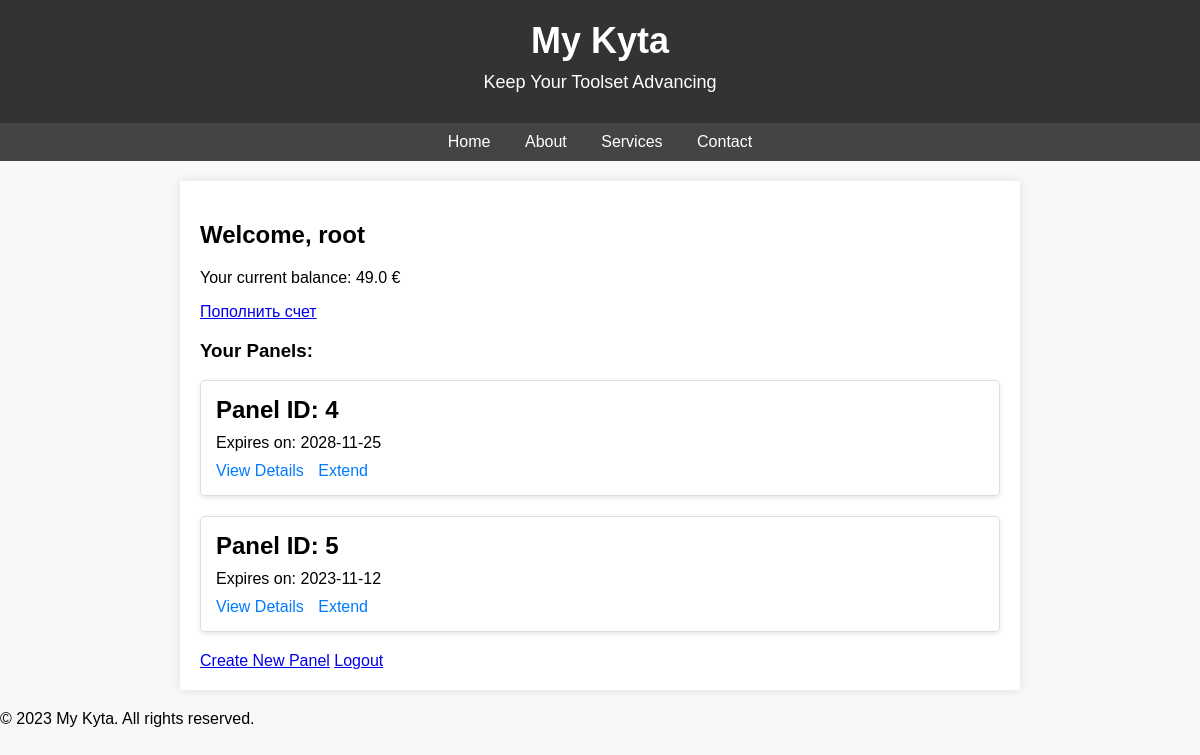
Page /dashboard (signed in) on the committed database.
### app/models.py (models this page shows, shortened)
class User(UserMixin, db.Model):
    id = db.Column(db.Integer, primary_key=True)
    username = db.Column(db.String(64), unique=True, nullable=False)
    password_hash = db.Column(db.String(128))
    balance = db.Column(db.Float, default=0.0)  # текущий баланс пользователя
    panels = db.relationship('Panel', backref='owner', lazy=True)

class Panel(db.Model):
    id = db.Column(db.Integer, primary_key=True)
    unique_url = db.Column(db.String(36), unique=True, nullable=False)
    activated_on = db.Column(db.DateTime, index=True, default=None, nullable=True)  # Дата активации
    expires_on = db.Column(db.DateTime, index=True, default=None, nullable=True)    # Дата истечения
    last_accessed = db.Column(db.DateTime, index=True, default=datetime.utcnow)
    user_id = db.Column(db.Integer, db.ForeignKey('user.id'))
    post_requests = db.relationship('PostRequest', backref='panel', lazy=True)

### app/routes.py (the view)
@app.route('/dashboard')
@login_required
def dashboard():
    panels = Panel.query.filter_by(user_id=current_user.id).all()
    return render_template('dashboard.html', user=current_user, panels=panels, timedelta=timedelta)

### app/models.py (called while the page is built)
@login.user_loader
def load_user(id):
    return User.query.get(int(id))

### app/templates/dashboard.html (shortened to what this page needs)
<!DOCTYPE html>
<html lang="en">
<head>
    <link rel="stylesheet" href="https://cdnjs.cloudflare.com/ajax/libs/font-awesome/5.15.3/css/all.min.css">
</head>
<body>
    <header>
        <h1>My Kyta</h1>
        <p>Keep Your Toolset Advancing</p>
    </header>
    <nav>
        <ul>
            <li><a href="/">Home</a></li>
            <li><a href="/about">About</a></li>
            <li><a href="/services">Services</a></li>
            <li><a href="/contact">Contact</a></li>
        </ul>
    </nav>
    <main>
        <h2>Welcome, {{ user.username }}</h2>
        <p>Your current balance: {{ user.balance }} €</p>
        <a href="{{ url_for('recharge') }}" class="recharge-button">Пополнить счет</a>
        <h3>Your Panels:</h3>
        {% for panel in panels %}
        <div class="panel-card">
            <h3>Panel ID: {{ panel.id }}</h3>
            <p>Expires on: {{ panel.expires_on.strftime('%Y-%m-%d') }}</p>
            <div class="panel-actions">
                <a href="{{ url_for('panel', panel_id=panel.id) }}">View Details</a>
                <a href="{{ url_for('extend_panel', panel_id=panel.id) }}">Extend</a>
            </div>
        </div>
        {% endfor %}
        <a href="{{ url_for('create_panel') }}">Create New Panel</a>
        <a href="{{ url_for('logout') }}">Logout</a>
    </main>
    <footer>
        <p>&copy; 2023 My Kyta. All rights reserved.</p>
    </footer>
</body>
</html>

### app/templates/dashboard.html (style rules this page uses)
body { font-family: Arial, sans-serif; background-color: #f8f8f8; margin: 0; padding: 0; }
header { background-color: #333; color: #fff; padding: 20px 0; text-align: center; }
header h1 { font-size: 36px; margin: 0; }
header p { font-size: 18px; margin: 10px 0; }
nav { background-color: #444; padding: 10px 0; }
nav ul { list-style-type: none; margin: 0; padding: 0; text-align: center; }
nav li { display: inline; margin: 0 15px; }
nav a { text-decoration: none; color: #fff; font-size: 16px; }
main { max-width: 800px; margin: 20px auto; padding: 20px; background-color: #fff; box-shadow: 0 0 10px rgba(0, 0, 0, 0.1); }
.panel-card { border: 1px solid #ddd; border-radius: 5px; padding: 15px; margin-bottom: 20px; box-shadow: 0 2px 5px rgba(0, 0, 0, 0.1); }
.panel-card h3 { font-size: 24px; margin: 0; }
.panel-card p { font-size: 16px; margin: 10px 0; }
.panel-card .panel-actions { margin-top: 10px; }
.panel-actions a { text-decoration: none; margin-right: 10px; color: #007bff; }

### rows in the picture
User: username "root", balance "49.0"
Panel: id "4", expires_on "2028-11-25"
Panel: id "5", expires_on "2023-11-12"
